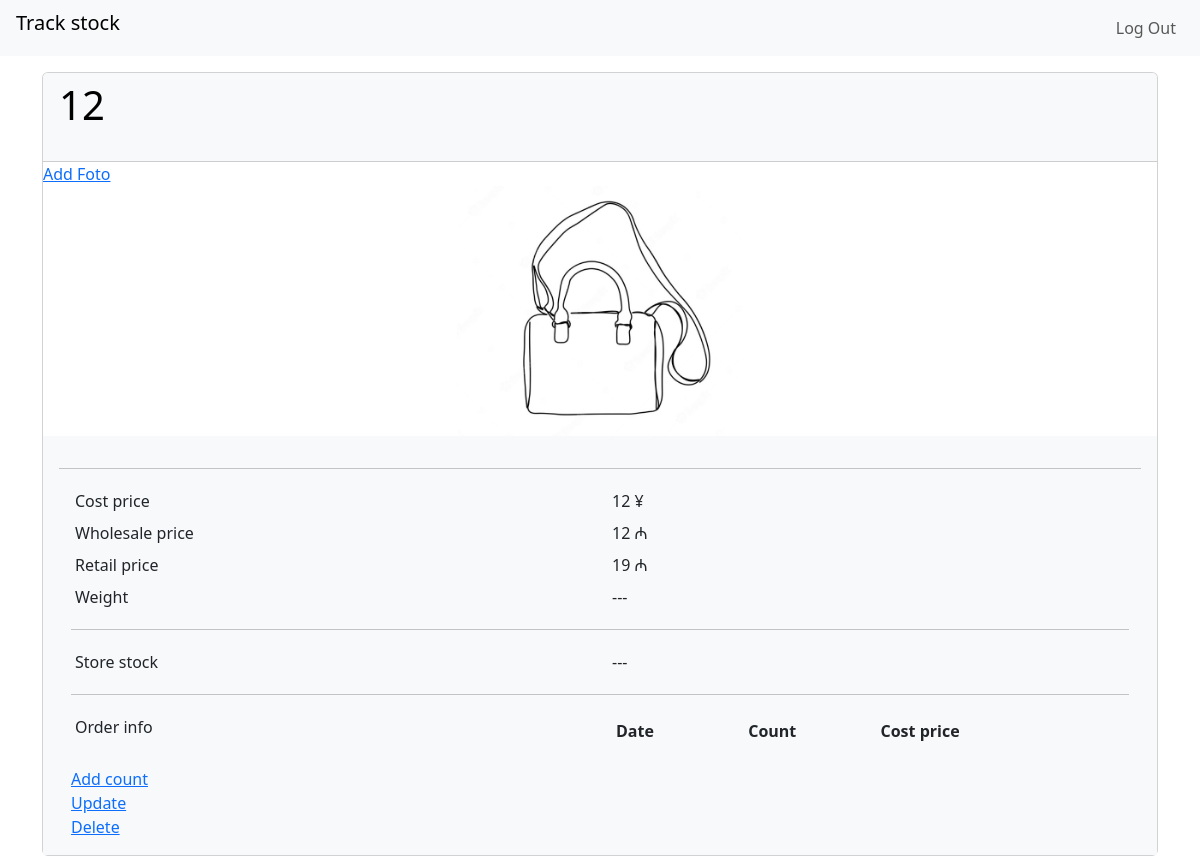
Page /goods/24/ (signed in) on the committed database.
### goods_map/goods/models.py (models this page shows)
class GoodsModel(models.Model):
    name = models.CharField(max_length=50)
    cost_price = models.PositiveSmallIntegerField(null=True)
    wholesale_price = models.PositiveSmallIntegerField(null=True)
    retail_price = models.PositiveSmallIntegerField(null=True)
    weight = models.FloatField(null=True)
    stock = models.ManyToManyField(StockModel)
    def __str__(self):
        return self.name

### goods_map/goods/views.py (the view)
# urls.py: path('<int:pk>/', views.GoodCard.as_view(), name='good_card'),
class GoodCard(LoginRequiredMixin, DetailView):
    template_name = 'good_card.html'
    model = GoodsModel

### goods_map/goods/templates/good_card.html (shortened to what this page needs)
{% extends "base.html" %}
{% load bootstrap4 %}
{% load static %}
{% block main %}
<div class="card">
    <div class="card-header bg-light text-black">
        <h1 class="mb-4">{{ object }}</h1>
    </div>
    <a href="{% url 'add_image' pk=object.id %}">Add Foto</a>
    <div class="col" >
        {% if object.imagemodel_set.all %}
        {% for i in object.imagemodel_set.all %}
            <img src="{{ i.images.url }}" class="rounded d-block mx-auto" alt="Responsive image" style="max-height:250px">
        {% endfor %}
        {% else %}
        <div>
            <img src="{% static 'goods_map/image_not_found.png' %}" class="rounded d-block mx-auto" alt="Responsive image" style="max-height:250px">
        </div>
        {% endif %}
    </div>
    <div class="card-body bg-light">
        <hr>
        <div class="container">
            <div class="row p-1">
                <div class="col">
                    Cost price
                </div>
                <div class="col">
                    {% if object.cost_price %}
                    {{ object.cost_price }} ¥
                    {% else %}
                    ---
                    {% endif %}
                </div>
            </div>
            <div class="row p-1">
                <div class="col">
                    Wholesale price
                </div>
                <div class="col">
                    {% if object.wholesale_price %}
                    {{ object.wholesale_price }} ₼
                    {% else %}
                    ---
                    {% endif %}
                </div>
            </div>
            <div class="row p-1">
                <div class="col">
                    Retail price
                </div>
                <div class="col">
                    {% if object.retail_price %}
                    {{ object.retail_price }} ₼
                    {% else %}
                    ---
                    {% endif %}
                </div>
            </div>
            <div class="row p-1">
                <div class="col">
                    Weight
                </div>
                <div class="col">
                    {% if object.weight %}
                    {{ object.weight }} kg
                    {% else %}
                    ---
                    {% endif %}
                </div>
            </div>
            <hr>
            <div class="row p-1">
                <div class="col">
                    Store stock
                </div>
                <div class="col">
                    {% if object.stock.all %}
                    {% for i in object.stock.all %}
                    {{ i }}
                    {% endfor %}
                    {% else %}
                    ---
                    {% endif %}
                </div>
            </div>
            <hr>
            <div class="row p-1">
                <div class="col">
                    Order info
                </div>
                <div class="col">
                    <dl class="row p-1">
                        <dt class="col">Date</dt>
                        <dt class="col"> Count</dt>
                        <dt class="col">Cost price</dt>
                        <dt class="col"></dt>
                    </dl>
                </div>
            </div>
            {% if request.user.is_superuser %}
                <div>
                    <a href="{% url 'add_goods' pk=object.id %}">Add count</a>
                    <br>
                    <a href="{% url 'update_good' pk=object.id %}">Update</a>
                    <br>
                    <a href="{% url 'delete_good' pk=object.id %}">Delete</a>
                </div>
            {% endif %}
        </div>
    </div>
</div>
{% endblock%}

### rows in the picture
GoodsModel: name "12", cost_price "12", wholesale_price "12", retail_price "19"
